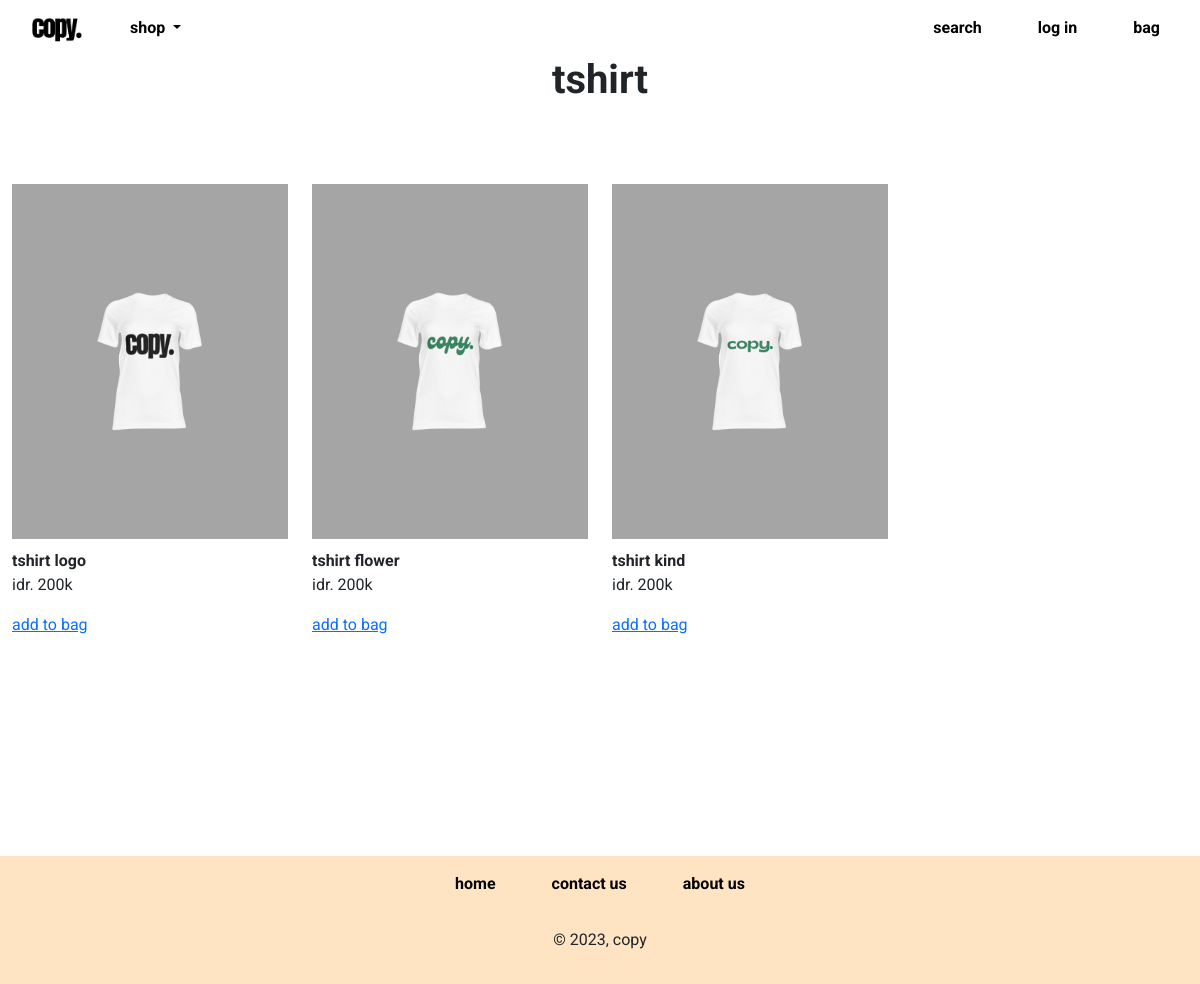
The app's page /tshirt.php with its own data.
### tables this page shows
CREATE TABLE `produk` (
  `id_produk` int(11) NOT NULL,
  `nama_produk` varchar(100) NOT NULL,
  `harga_produk` int(11) NOT NULL,
  `foto_produk` varchar(100) NOT NULL,
  `deskripsi_produk` text NOT NULL
);

### tshirt.php (the view, shortened to what this page needs)
<?php
    $servername = "localhost";
    $username = "root";
    $password = "";
    $database = "uasweb";
    $conn = mysqli_connect($servername, $username, $password, $database);
?>
<!DOCTYPE html>
<html lang="en">
<head>
    <link href="https://cdn.jsdelivr.net/npm/bootstrap@5.3.0/dist/css/bootstrap.min.css" rel="stylesheet">
    <link rel="stylesheet" href="style.css" />
</head>
<body>
    <nav class="navbar navbar-expand-lg fixed-top">
        <div class="container-fluid">
          <a class="navbar-brand" href="home.php"><img src="images/brand/copy.png" alt="" width="50"></a>
          <div class="collapse navbar-collapse" id="navbarSupportedContent">
            <ul class="navbar-nav me-auto mb-2 mb-lg-0">
              <li class="nav-item dropdown">
                <a class="nav-link dropdown-toggle" href="#" role="button" data-bs-toggle="dropdown" aria-expanded="false">
                  shop
                </a>
              </li>
            </ul>
            <ul class="navbar-nav ms-auto mb-2 mb-lg-0">
              <li class="nav-item">
                <a class="nav-link" href="#">search</a>
              </li>
              <li class="nav-item">
                <a class="nav-link" href="login.php">log in</a>
              </li>
              <li class="nav-item">
                <a class="nav-link" href="bag.php">bag</a>
              </li>
            </ul>
          </div>
        </div>
    </nav>
    <div class="container-fluid category">
        <h1 class="text-center mb-4" style="font-weight: bold; margin-top: 56px;" >tshirt</h1>
        <div class="row">
        <?php $ambil = $conn->query("SELECT * FROM produk WHERE nama_produk LIKE '%tshirt%';"); ?>
        <?php while($perproduk = $ambil->fetch_assoc()){ ?>
        <div class="col-md-3">
            <div class="thumbnail">
                <a class="product" href="detailTsLogo.html">
                    <img src="images/products/<?php echo $perproduk['foto_produk'];?>" class="card-img-top" alt="...">
                </a>
                <div class="caption">
                    <b class="product-name"><?php echo $perproduk['nama_produk']; ?></b>
                    <p class="price">idr. <?php echo number_format($perproduk['harga_produk']); ?>k</p>
                    <a href="addToBag.php?id=<?php echo $perproduk['id_produk']; ?>" class="addToBag">add to bag</a>
                </div>
            </div>
        </div>
        <?php } ?>
        </div>
    </div>
     <div class="footer">
      <footer class="py-3">
        <ul class="nav justify-content-center pb-3 mb-3">
          <li class="footer-item">
            <a href="home.php" class="footer-link px-2">home</a></li>
          <li class="footer-item">
            <a href="contactUs.php" class="footer-link px-2">contact us</a>
          </li>
          <li class="footer-item">
            <a href="aboutUs.php" class="footer-link px-2">about us</a>
          </li>
        </ul>
        <p class="text-center">© 2023, copy</p>
      </footer>
    </div>
</body>
</html>

### style.css (style rules this page uses)
* { font-family: 'Roboto', sans-serif; }
nav { background-color: white; border-bottom: gray; }
.navbar-brand { margin: 0px 20px; }
.nav-item { margin: 0px 20px; }
.nav-link { color: black; font-weight: bold; }
.thumbnail { padding: 56px 0px; }
.caption { padding-top: 10px; }
.card-img-top { border-radius: 0%; background-color: rgb(165, 165, 165); }
.category { min-height: 100vh; }
footer { background-color: bisque; }
.footer-item { margin: 0px 20px; }
.footer-link { font-weight: bold; color: black; text-decoration: none; }

### records on screen
produk: foto_produk (picture), nama_produk "tshirt logo", harga_produk "200"
produk: foto_produk (picture), nama_produk "tshirt flower", harga_produk "200"
produk: foto_produk (picture), nama_produk "tshirt kind", harga_produk "200"
